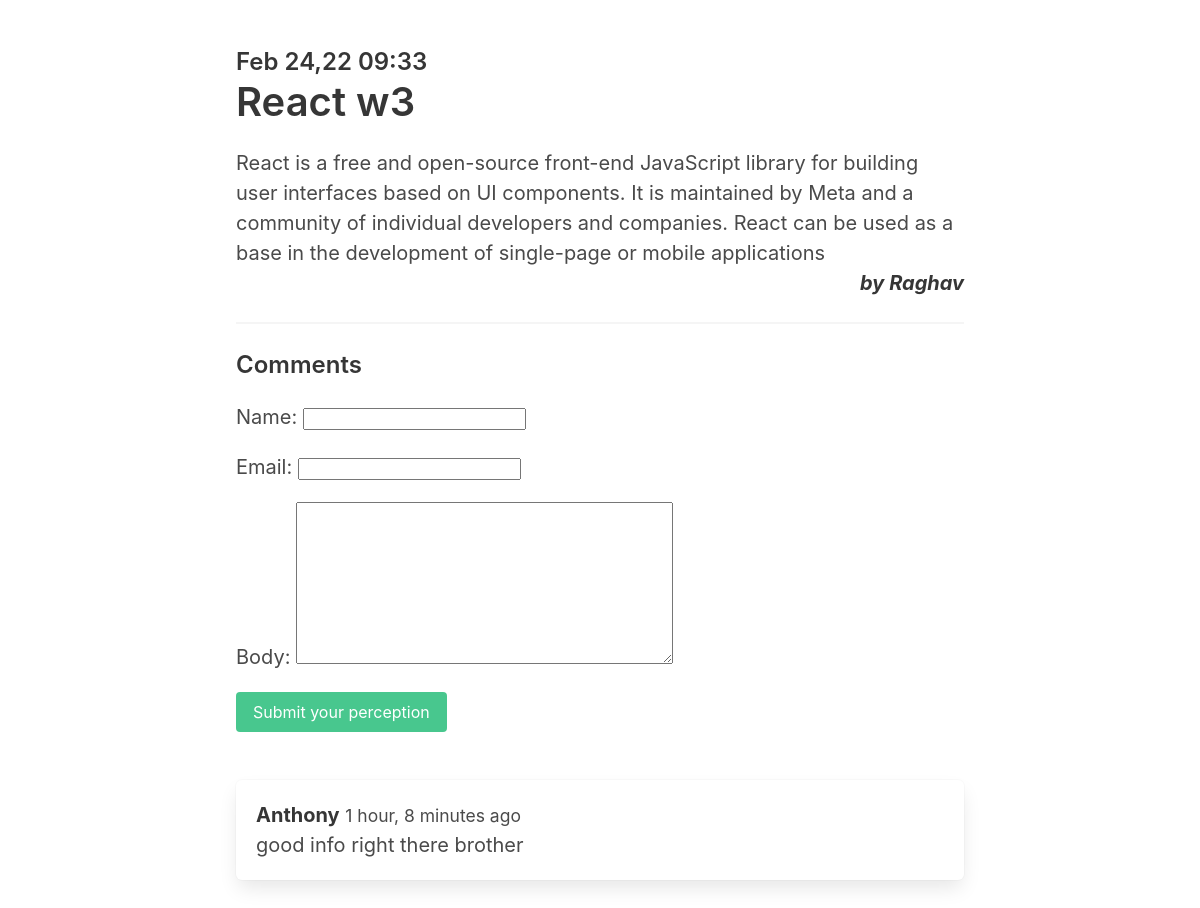
Screenshot of /postdetail/41 with the database file from the repository.
### myapi/models.py (models this page shows, shortened)
class Posts(models.Model):
    aurt = models.CharField(max_length=15,default=User)
    title = models.CharField(max_length=20)
    content = models.TextField()
    date = models.DateTimeField(blank=True,default=timezone.now)
    Username = models.ForeignKey(User, on_delete=models.CASCADE, null=True, default=1)
    class Meta:
        verbose_name_plural="Posts"
    class Meta:
        ordering = ['-date', ]

class User(models.Model):
        Username = models.CharField(max_length=40)
        email = models.CharField(max_length=50, unique=True)
        phone = models.CharField(max_length=30)
        pass1 = models.CharField(max_length=200)
        def __str__(self):
            return self.Username

class comment(models.Model):
    post = models.ForeignKey(Posts,null=True,related_name="comments",on_delete=models.CASCADE)
    name = models.CharField(max_length=100)
    email = models.EmailField()
    body = models.TextField()
    createdat = models.DateTimeField(blank=True,default=timezone.now)

### myapi/views.py (the view)
# urls.py: path('postdetail/<int:id>',postdetail,name="postdetail"),
def postdetail(request,id):
    pdata= Posts.objects.get(id=id)
    if request.method == 'POST':
        form = CommentForm(request.POST)
        if form.is_valid():
            comment = form.save(commit=False)
            comment.pdata = pdata
            comment.save()
            return redirect('postdetail',id=id)
    else:
        form = CommentForm()
    return render(request, "post_detail.html", {'pdata': pdata, 'form': form})

### myapi/forms.py
class CommentForm(forms.ModelForm):
    class Meta:
        model = comment
        fields = ('name', 'email', 'body')

### myapi/templates/post_detail.html (shortened to what this page needs)
<!DOCTYPE html>
<html lang="en">
<head>
    <link rel="stylesheet" href="https://unpkg.com/bulma@0.9.3/css/bulma.min.css" />
  <link href="https://stackpath.bootstrapcdn.com/font-awesome/4.7.0/css/font-awesome.min.css" rel="stylesheet"
>
</head>
<body>
{% block body %}
<section class="section">
          <div class="columns">
            <div class="column is-8 is-offset-2">
              <div class="content is-medium">
                <h2 class="subtitle is-4">{{pdata.date|date:'M d,y h:i'}}</h2>
                <h1 class="title">{{pdata.title}}</h1>
                <p>
                    {{pdata.content}}
                    <br><strong class="h3">by {{pdata.Username}}</strong><br>
                </p>
                  <hr>
                  <h2 class="subtitle is-4">Comments</h2>
                <form method="post" class="mb-6">
                    {{form.as_p}}
                    <div class="field">
                        <div class="control">
                            <button class="button is-success">Submit your perception</button>
                        </div>
                    </div>
                </form>
                  {% for comment in pdata.comments.all %}
                    <article class="media box">
                        <div class="media-content">
                            <strong>{{comment.name}}</strong> <small>{{comment.createdat|timesince}} ago</small> <br>
                                {{comment.body}}
                        </div>
                    </article>
                  {% endfor %}
              </div>
            </div>
          </div>
        </section>
{% endblock %}
</body>
</html>

### myapi/templates/post_detail.html (style rules this page uses)
.h3 { float:right; font-style: italic; }

### rows the page displays
Posts: date "Feb 24,22 09:33", title "React w3", content "React is a free and open-source front-end JavaScript library for building user interfaces based on UI components. It is maintained by Meta and a community of individual developers and companies. React can be used as a base in the development of single-page or mobile applications", Username "Raghav"
comment: name "Anthony", createdat "1 hour, 8 minutes", body "good info right there brother"
